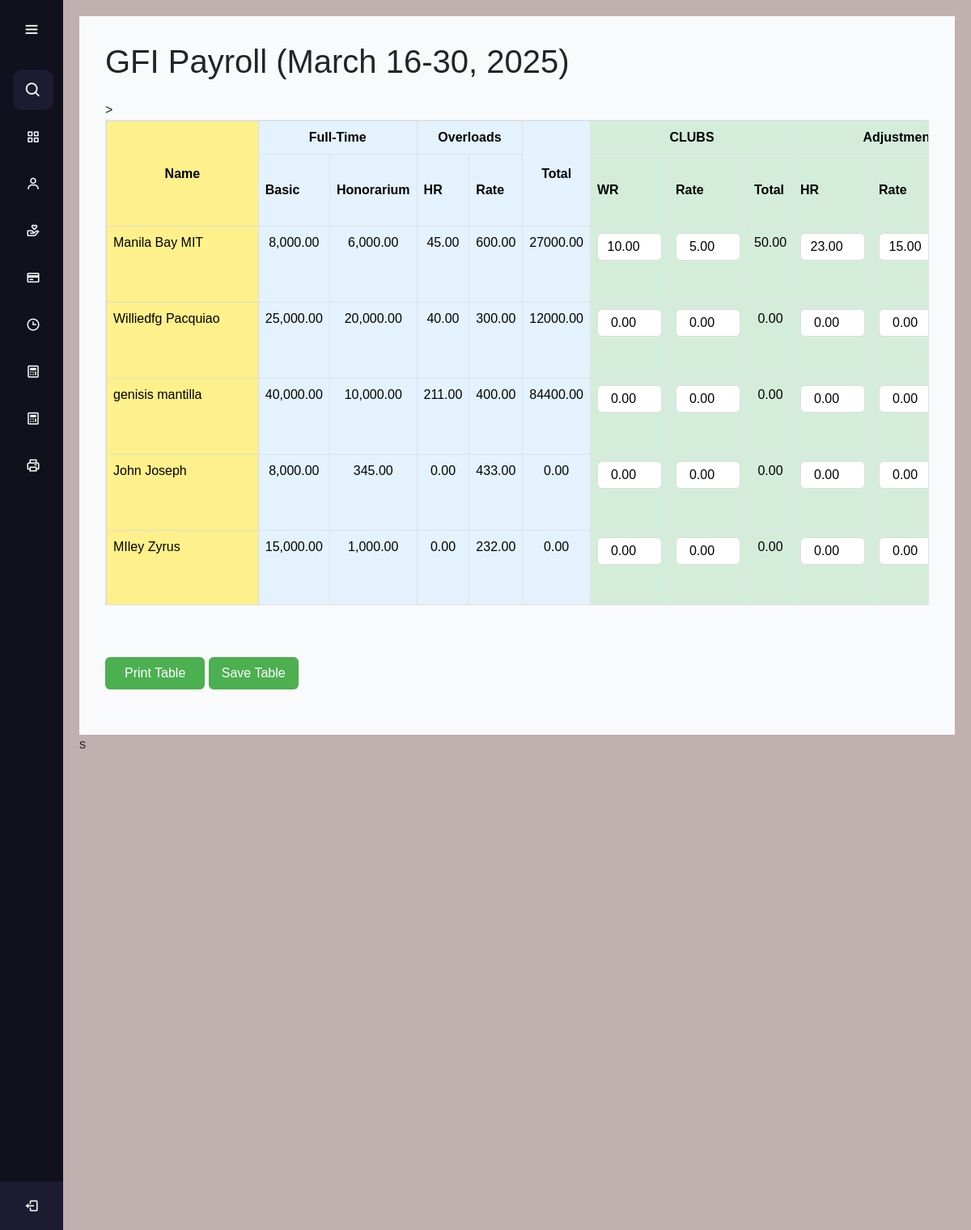
The page /computation2.php on the database its author committed.
### tables this page shows
CREATE TABLE `employees` (
  `employee_id` int(11) NOT NULL,
  `first_name` varchar(255) NOT NULL,
  `last_name` varchar(255) NOT NULL,
  `suffix_title` varchar(50) NOT NULL,
  `employee_type` enum('full-time','part-time') NOT NULL,
  `classification` varchar(255) NOT NULL,
  `basic_salary` decimal(10,2) NOT NULL,
  `honorarium` decimal(10,2) DEFAULT 0.00,
  `incentives` decimal(10,0) NOT NULL,
  `overload_rate` decimal(10,0) NOT NULL,
  `watch_reward` decimal(10,0) NOT NULL,
  `absent_lateRate` decimal(10,0) NOT NULL,
  `created_at` timestamp NOT NULL DEFAULT current_timestamp()
);

### computation2.php (the view, shortened to what this page needs)
<?php
require 'database_connection.php';
$sql = "
    SELECT
        e.employee_id,
        CONCAT(e.first_name, ' ', e.last_name, ' ', e.suffix_title) AS full_name,
        e.basic_salary,
        e.honorarium,
                e.overload_rate,
                ct.overload_total,
        ct.wr_hr,
        ct.wr_rate,
        ct.wr_total,
        ct.adjust_hr,
        ct.adjust_rate,
        ct.adjust_total,
        ct.watch_hr,
        e.watch_reward,
        ct.watch_total,
        ct.gross_pay,
        ct.absent_late_hr,
         e.absent_lateRate,
        ct.absent_late_total,
        n.ret,
        n.sss,
        n.hdmf_pag,
        ct.pagibig,
        ct.canteen,
        ct.others,
        ct.total_deduction,
        ct.net_pay,
        ct.reg_date,
        c.mp2,
        COALESCE(SUM(o.grand_total), 0) AS overload_hr,
        COALESCE(c.medical_savings, 0) AS medical_savings,
        COALESCE(c.retirement, 0) AS retirement,
        COALESCE((c.sss_ee + c.sss_er), 0) AS sss_total,
        COALESCE((c.pag_ibig_ee + c.pag_ibig_er), 0) AS pag_ibig_total,
        COALESCE((c.philhealth_ee + c.philhealth_er), 0) AS philhealth_total
    FROM employees e
    LEFT JOIN overload o ON e.employee_id = o.employee_id
    LEFT JOIN loans n ON e.employee_id = n.employee_id
    LEFT JOIN contributions c ON e.employee_id = c.employee_id
    LEFT JOIN computation ct ON e.employee_id = ct.employee_id
    GROUP BY e.employee_id";
$result = $conn->query($sql);
?>
<!DOCTYPE html>
<html lang="en">
<head>
</head>
<body>
    <?php include 'aside.php'; ?>
    <main>
        <div class="content">
            <h1 class="text-xl font-bold mb-4">
                GFI Payroll (<?php echo date('F'); ?> 16-30, <?php echo date('Y'); ?>)
            </h1>
            <div class="table-wrapper">
                <table id="crudTable" class="table table-bordered w-full border">
                    <thead class="nggh">
                        <tr>
                            <th rowspan="2" class="p-2 position-sticky top-0 text-center align-middle" style="background-color: #FEF08A;">Name</th>
                            <th colspan="2" class="p-2" style="background-color: #E3F2FD; text-align: center; vertical-align: middle;">Full-Time</th>
                            <th colspan="2" class="p-2" style="background-color: #E3F2FD; text-align: center; vertical-align: middle;">Overloads</th>
                            <th rowspan="2" class="p-2" style="background-color: #E3F2FD; text-align: center; vertical-align: middle;">Total</th>
                            <th colspan="3" class="p-2 text-center align-middle" style="background-color: #D4EDDA;">CLUBS</th>
                            <th colspan="3" class="p-2 text-center align-middle" style="background-color: #D4EDDA;">Adjustment</th>
                        </tr>
                        <tr>
                        <th class="p-2 align-middle" style="background-color: #E3F2FD;">Basic</th>
                            <th class="p-2 align-middle" style="background-color: #E3F2FD;">Honorarium</th>
                            <th class="p-2 align-middle" style="background-color: #E3F2FD;">HR</th>
                            <th class="p-2 align-middle" style="background-color: #E3F2FD;">Rate</th>
                            <th class="p-2 align-middle" style="background-color: #D4EDDA;">WR</th>
                            <th class="p-2 align-middle" style="background-color: #D4EDDA;">Rate</th>
                            <th class="p-2 align-middle" style="background-color: #D4EDDA;">Total</th>
                            <th class="p-2 align-middle" style="background-color: #D4EDDA;">HR</th>
                            <th class="p-2 align-middle" style="background-color: #D4EDDA;">Rate</th>
                        </tr>
                    </thead>
                    <tbody>
                        <?php
                        if ($result && $result->num_rows > 0) {
                            while ($row = $result->fetch_assoc()) {
                                echo "<tr>";
                                echo "<td data-employee='{$row['employee_id']}' class='p-2 sticky gg' style='padding: 0.5rem; text-align: justify; border: 1px solid #ddd; white-space: nowrap; overflow: hidden; background-color: #FEF08A;'>{$row['full_name']}</td>";
                                echo "<td class='p-2' style='background-color: #E3F2FD;'>" . number_format($row['basic_salary'], 2) . "</td>";
                                echo "<td class='p-2' style='background-color: #E3F2FD;'>" . number_format($row['honorarium'], 2) . "</td>";
                                echo "<td class='p-2' style='background-color: #E3F2FD;'>" . number_format($row['overload_hr'], 2) . "</td>";
                                echo "<td class='p-2' style='background-color: #E3F2FD;'>" . number_format($row['overload_rate'], 2, '.', ',') . "</td>";
                                echo "<td name='overload_total' class='p-2' style='background-color: #E3F2FD;'>" . number_format($row['overload_total'], 2) . "</td>";
                                echo "<td style='background-color: #D4EDDA;'><input type='number' name='wr_hr' class='editable-cell' value='{$row['wr_hr']}'></td>";
                                echo "<td style='background-color: #D4EDDA;'><input type='number' name='wr_rate' class='editable-cell' value='{$row['wr_rate']}'></td>";
                                echo "<td name='wr_total' class='p-2' style='background-color: #D4EDDA;'>" . number_format($row['wr_total'], 2) . "</td>";
                                echo "<td style='background-color: #D4EDDA;'><input type='number' name='adjust_rate' class='editable-cell' value='{$row['adjust_rate']}'></td>";
                                echo "<td style='background-color: #D4EDDA;'><input type='number' name='adjust_hr' class='editable-cell' value='{$row['adjust_hr']}'></td>";
                                echo "</tr>";
                            }
                        } else {
                            echo "<tr><td colspan='12' class='p-2 text-center'>No data found</td></tr>";
                        }
                        ?>
                    </tbody>
                </table>
            </div>
            <div class="flex justify-end mt-5 gap-x-4">
                <button id="printTableBtn" class="save-btn mb-4 bg-blue-500 text-white px-4 py-2 rounded" onclick="window.open('print2.php', '_blank');">Print Table</button>
                <button id="saveTableBtn" class="save-btn mb-4">Save Table</button>
            </div>
        </div>
        </div>s
    </main>
</body>
</html>

### styles.css (style rules this page uses)
* { margin: 0; padding: 0; box-sizing: border-box; font-family: "Poppins", sans-serif; }
main { margin-left: 78px; padding: 20px; transition: margin-left 0.5s ease; min-height: 100vh; background: rgb(192, 176, 176); }

### computation2.php (style rules this page uses)
.table-wrapper { max-width: 100%; overflow-x: auto; margin-top: 20px; }
table { width: 100%; border-collapse: collapse; }
th, td { padding: 0.5rem; text-align: center; border: 1px solid #ddd; }
th { background-color: #f3f4f6; font-weight: bold; }
td input { width: 100%; padding: 0.25rem; border: 1px solid #ddd; border-radius: 0.375rem; text-align: center; }
.save-btn { padding: 0.5rem 1rem; background-color: #4CAF50; color: white; border: none; border-radius: 0.375rem; cursor: pointer; transition: background-color 0.3s ease; }
.editable-cell { text-align: center; width: 80px; }
.content { padding: 2rem; background-color: #f9fafb; }
h1 { font-size: 1.75rem; color: #333; }
#crudTable { display: block; max-height: 600px; overflow-y: auto; width: 100%; }
#crudTable td:first-child { position: sticky; left: 0; background-color: #fff; z-index: 2; }
.gg { position: sticky; left: 0; z-index: 1; }
.nggh { position: sticky; top: 0; z-index: 3; }

### rows shown on the page
employees: full_name "Manila Bay MIT", basic_salary "8,000.00", honorarium "6,000.00", overload_hr "45.00", overload_rate "600.00", overload_total "27000.00", wr_hr "10.00", wr_rate "5.00", wr_total "50.00", adjust_rate "23.00", adjust_hr "15.00"
employees: full_name "Williedfg Pacquiao", basic_salary "25,000.00", honorarium "20,000.00", overload_hr "40.00", overload_rate "300.00", overload_total "12000.00", wr_hr "0.00", wr_rate "0.00", wr_total "0.00", adjust_rate "0.00", adjust_hr "0.00"
employees: full_name "genisis mantilla", basic_salary "40,000.00", honorarium "10,000.00", overload_hr "211.00", overload_rate "400.00", overload_total "84400.00", wr_hr "0.00", wr_rate "0.00", wr_total "0.00", adjust_rate "0.00", adjust_hr "0.00"
employees: full_name "John Joseph", basic_salary "8,000.00", honorarium "345.00", overload_hr "0.00", overload_rate "433.00", overload_total "0.00", wr_hr "0.00", wr_rate "0.00", wr_total "0.00", adjust_rate "0.00", adjust_hr "0.00"
employees: full_name "MIley Zyrus", basic_salary "15,000.00", honorarium "1,000.00", overload_hr "0.00", overload_rate "232.00", overload_total "0.00", wr_hr "0.00", wr_rate "0.00", wr_total "0.00", adjust_rate "0.00", adjust_hr "0.00"
